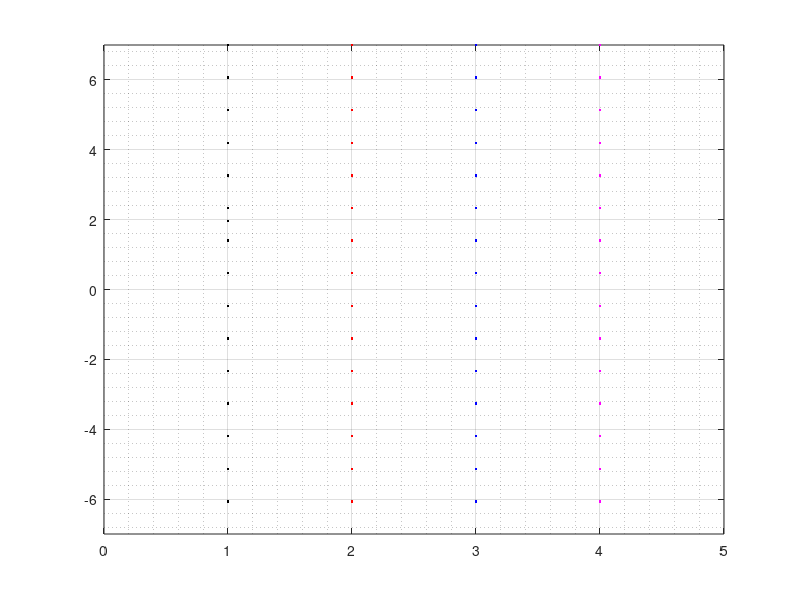

Recreate this plot in MATLAB. (Note: this script raises an error after producing the figure.)
tic
clear, clc, close all
%% Defide bounds and critical variables
low=-7;
high=7;
dim=4;
%population size
NP=linspace(low,high,dim*4);
one=ones(1,length(NP));
for z=1:dim-1
    NP=[NP;NP(1,:)];
end
N=1:1:dim;
%Crossover probability
CR=0.9;
%Differential Weight
F=0.7;
%Define functions
%number of parameters
a=zeros(dim,1);
b=zeros(dim,1);
c=zeros(dim,1);
% syms x
s=1;
count=0;
cost2=1;
cost3=1;
%% Loops
% begin looping until the standard deviation of the set is low
while cost2>0.0001 || cost3>0.001
    count=1+count;
    % Find agents and reset trigger variables
    x = randperm(length(NP),5);
    %Sweep all agents
    for k=1:length(x)
    %find a b c and rerun if values are the same
    NP2=NP;
    % exclude X from the a b c selection
    NP2(:,x(k))=[];
    % Select a number of a b c values and organize in arrays
        idx=randperm(length(NP2),dim*3);
        for l=1:dim
        r=l*3-2;
        a(l)=NP2(l,idx(r));
        r=l*3-1;
        b(l)=NP2(l,idx(r));
        r=l*3;
        c(l)=NP2(l,idx(r));
        end
    %select a random value between 0 and 1
    for i=1:dim
        r=rand(1);
    %set the value of the y candidate
    if r<CR || i==N(i)
        y(i)=a(i)+F.*(b(i)-c(i));
    else
        y(i)=NP(i,x(k));
    end
    end
    % calculate cost function
    % sub if y is better
            if abs((y(1)-1)^2+(y(2)-6)^2+(y(3))^2+(y(4)+5)^2)<...
               abs((NP(1,x(k))-1)^2+(NP(2,x(k))-6)^2+(NP(3,x(k)))^2+(NP(4,x(k))+5)^2)                
                NP(:,x(k))=y;
            end
    end
    % skips to decrease the number of plots made
    if count>1100
        s=1000;
        if count>20000
            s=10000;
        end
    end
    % Plotting currect selection pool
    if rem(count,s)==0
    plot(one,NP(1,:),'k.',one*2,NP(2,:),'r.',one*3,NP(3,:),'b.',one*4,NP(4,:),'m.')
    xlim([0,dim+1]), ylim([low, high])
    grid on
    grid minor
    title(count, 'iterations')
    ylabel('z'), xlabel('Dimensions')
    grid on
    drawnow
    pause(0.1)
    end
    cost2=mean(abs((NP(1,:)-1).^2+(NP(2,:)-6).^2+(NP(3,:)).^2+(NP(4,:)+5).^2));
    cost3=mean(std(NP'));
end
result=mean(NP')
toc